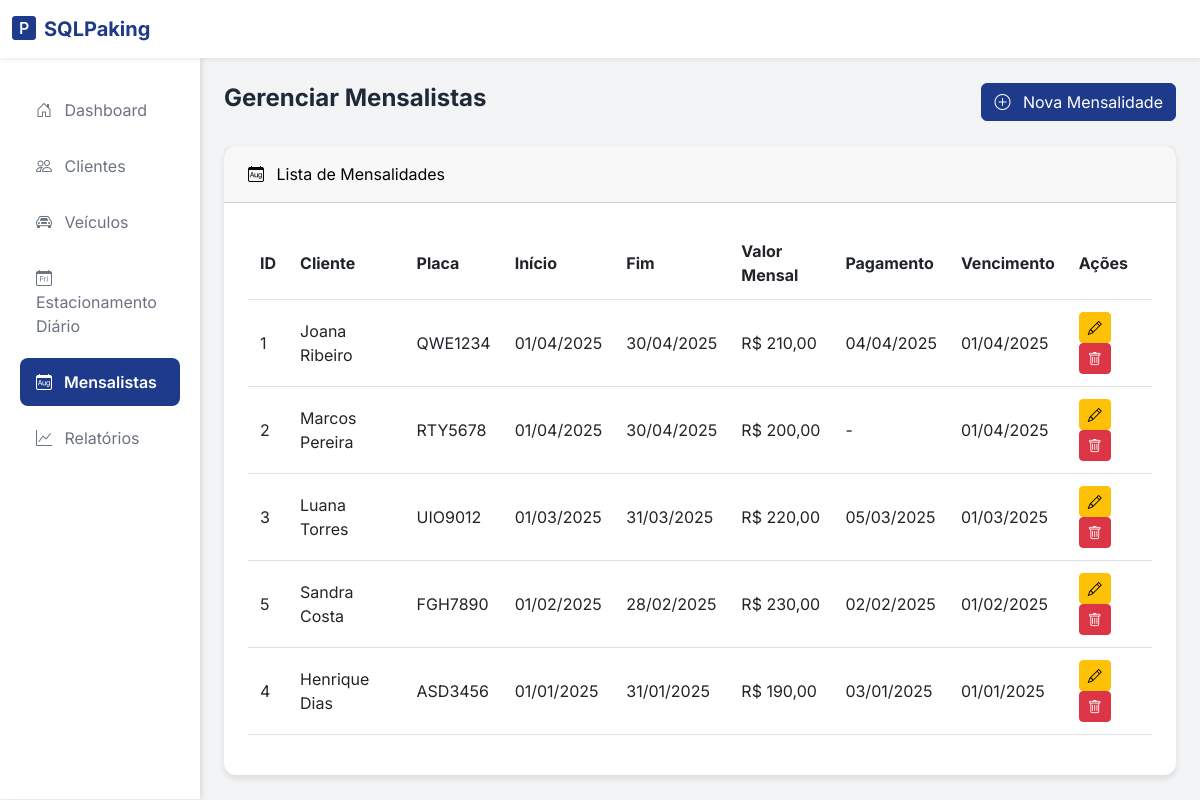
The app's page /mensalistas.php with its own data.
### tables this page shows
CREATE TABLE estacionamento_mensal (
    id_mensalidade BIGINT PRIMARY key AUTO_INCREMENT,
    id_veiculo BIGINT,
    inicio_periodo DATETIME NOT NULL,
    fim_periodo DATETIME NOT NULL,
    valor_mensal DECIMAL(10,2) NOT NULL,
    data_pagamento DATETIME,
    vencimento DATETIME,
    FOREIGN KEY (id_veiculo) REFERENCES veiculo(id_veiculo)
);

CREATE TABLE cliente (
    id_cliente BIGINT AUTO_INCREMENT PRIMARY KEY,
    email VARCHAR(50) NOT NULL,
    nome_completo VARCHAR(100) NOT NULL,
    telefone VARCHAR(15) NOT NULL,
    cpf VARCHAR(14) NOT NULL,
    senha VARCHAR(50) NOT NULL
);

CREATE TABLE veiculo (
    id_veiculo BIGINT AUTO_INCREMENT PRIMARY KEY,
    id_cliente BIGINT,
    placa VARCHAR(7) UNIQUE,
    modelo VARCHAR(50) NOT NULL,
    FOREIGN KEY (id_cliente) REFERENCES cliente(id_cliente)
);

### mensalistas.php (the view, shortened to what this page needs)
<?php
require_once "conexao.php";
$sql = "SELECT em.*, v.placa, c.nome_completo
        FROM estacionamento_mensal em
        JOIN veiculo v ON em.id_veiculo = v.id_veiculo
        JOIN cliente c ON v.id_cliente = c.id_cliente
        ORDER BY em.inicio_periodo DESC";
$result = $conn->query($sql);
?>
<!DOCTYPE html>
<html lang="pt-br">
<head>
    <link href="https://cdn.jsdelivr.net/npm/tailwindcss@2.2.19/dist/tailwind.min.css" rel="stylesheet">
    <link href="https://cdn.jsdelivr.net/npm/bootstrap@5.3.0-alpha1/dist/css/bootstrap.min.css" rel="stylesheet">
    <link rel="stylesheet" href="https://cdn.jsdelivr.net/npm/bootstrap-icons@1.10.0/font/bootstrap-icons.css">
</head>
<body>
    <nav class="navbar navbar-expand-lg bg-white shadow-sm">
        <div class="container-fluid">
            <a class="navbar-brand flex items-center space-x-2" href="index.php">
                <i class="bi bi-p-square-fill text-2xl text-blue-900"></i>
                <span class="text-xl font-bold text-blue-900">SQLPaking</span>
            </a>
        </div>
    </nav>
    <div class="container-fluid">
        <div class="row">
            <div class="col-md-3 col-lg-2 sidebar">
                <div class="pt-4">
                    <ul class="nav flex-column">
                        <li class="nav-item">
                            <a class="nav-link" href="index.php">
                                <i class="bi bi-house-door mr-2"></i> Dashboard
                            </a>
                        </li>
                        <li class="nav-item">
                            <a class="nav-link" href="clientes.php">
                                <i class="bi bi-people mr-2"></i> Clientes
                            </a>
                        </li>
                        <li class="nav-item">
                            <a class="nav-link" href="veiculos.php">
                                <i class="bi bi-car-front mr-2"></i> Veículos
                            </a>
                        </li>
                        <li class="nav-item">
                            <a class="nav-link" href="estacionamento_diario.php">
                                <i class="bi bi-calendar-day mr-2"></i> Estacionamento Diário
                            </a>
                        </li>
                        <li class="nav-item">
                            <a class="nav-link active" href="mensalistas.php">
                                <i class="bi bi-calendar-month mr-2"></i> Mensalistas
                            </a>
                        </li>
                        <li class="nav-item">
                            <a class="nav-link" href="relatorios.php">
                                <i class="bi bi-graph-up mr-2"></i> Relatórios
                            </a>
                        </li>
                    </ul>
                </div>
            </div>
            <main class="col-md-9 ms-sm-auto col-lg-10 px-4 py-6">
                <div class="flex justify-between items-center mb-6">
                    <h1 class="text-2xl font-bold text-gray-800">Gerenciar Mensalistas</h1>
                    <button type="button" class="btn btn-primary" data-bs-toggle="modal" data-bs-target="#modalMensalidade">
                        <i class="bi bi-plus-circle mr-2"></i> Nova Mensalidade
                    </button>
                </div>
                <div class="card bg-white">
                    <div class="card-header bg-blue-900 text-black rounded-t-lg py-3 px-4">
                        <i class="bi bi-calendar-month mr-2"></i> Lista de Mensalidades
                    </div>
                    <div class="card-body p-4">
                        <div class="table-responsive">
                            <table class="table table-hover">
                                <thead>
                                    <tr>
                                        <th class="text-gray-600">ID</th>
                                        <th class="text-gray-600">Cliente</th>
                                        <th class="text-gray-600">Placa</th>
                                        <th class="text-gray-600">Início</th>
                                        <th class="text-gray-600">Fim</th>
                                        <th class="text-gray-600">Valor Mensal</th>
                                        <th class="text-gray-600">Pagamento</th>
                                        <th class="text-gray-600">Vencimento</th>
                                        <th class="text-gray-600">Ações</th>
                                    </tr>
                                </thead>
                                <tbody>
                                    <?php
                                    if ($result->num_rows > 0) {
                                        while($row = $result->fetch_assoc()) {
                                            echo "<tr>";
                                            echo "<td>" . $row["id_mensalidade"] . "</td>";
                                            echo "<td>" . $row["nome_completo"] . "</td>";
                                            echo "<td>" . $row["placa"] . "</td>";
                                            echo "<td>" . date('d/m/Y', strtotime($row["inicio_periodo"])) . "</td>";
                                            echo "<td>" . date('d/m/Y', strtotime($row["fim_periodo"])) . "</td>";
                                            echo "<td>R$ " . number_format($row["valor_mensal"], 2, ',', '.') . "</td>";
                                            echo "<td>" . ($row["data_pagamento"] ? date('d/m/Y', strtotime($row["data_pagamento"])) : '-') . "</td>";
                                            echo "<td>" . date('d/m/Y', strtotime($row["vencimento"])) . "</td>";
                                            echo "<td>
                                                    <a href='mensalistas.php?edit=" . $row["id_mensalidade"] . "' class='btn btn-sm btn-warning mr-1'><i class='bi bi-pencil'></i></a>
                                                    <a href='mensalistas.php?delete=" . $row["id_mensalidade"] . "' class='btn btn-sm btn-danger' onclick='return confirm(\"Confirma exclusão?\")'><i class='bi bi-trash'></i></a>
                                                  </td>";
                                            echo "</tr>";
                                        }
                                    } else {
                                        echo "<tr><td colspan='9' class='text-center text-gray-500'>Nenhuma mensalidade cadastrada</td></tr>";
                                    }
                                    ?>
                                </tbody>
                            </table>
                        </div>
                    </div>
                </div>
            </main>
        </div>
    </div>
</body>
</html>

### mensalistas.php (style rules this page uses)
body { font-family: 'Inter', sans-serif; background-color: #F3F4F6; }
.sidebar { min-height: calc(100vh - 64px); background-color: #FFFFFF; box-shadow: 2px 0 5px rgba(0, 0, 0, 0.1); transition: all 0.3s; }
.sidebar .nav-link { color: #6B7280; padding: 12px 16px; border-radius: 8px; margin: 4px 8px; transition: all 0.2s; }
.sidebar .nav-link.active { background-color: #1E3A8A; color: #FFFFFF; font-weight: 600; }
.card { border: none; border-radius: 12px; box-shadow: 0 4px 6px rgba(0, 0, 0, 0.1); transition: transform 0.2s; }
.btn-primary { background-color: #1E3A8A; border-color: #1E3A8A; transition: all 0.2s; }
.btn-warning, .btn-danger { transition: all 0.2s; }
.table th, .table td { padding: 12px; vertical-align: middle; }

### records on screen
estacionamento_mensal: id_mensalidade "1", cliente.nome_completo "Joana Ribeiro", id_veiculo.placa "QWE1234", inicio_periodo "01/04/2025", fim_periodo "30/04/2025", valor_mensal "210,00", data_pagamento "04/04/2025", vencimento "01/04/2025"
estacionamento_mensal: id_mensalidade "2", cliente.nome_completo "Marcos Pereira", id_veiculo.placa "RTY5678", inicio_periodo "01/04/2025", fim_periodo "30/04/2025", valor_mensal "200,00", vencimento "01/04/2025"
estacionamento_mensal: id_mensalidade "3", cliente.nome_completo "Luana Torres", id_veiculo.placa "UIO9012", inicio_periodo "01/03/2025", fim_periodo "31/03/2025", valor_mensal "220,00", data_pagamento "05/03/2025", vencimento "01/03/2025"
estacionamento_mensal: id_mensalidade "5", cliente.nome_completo "Sandra Costa", id_veiculo.placa "FGH7890", inicio_periodo "01/02/2025", fim_periodo "28/02/2025", valor_mensal "230,00", data_pagamento "02/02/2025", vencimento "01/02/2025"
estacionamento_mensal: id_mensalidade "4", cliente.nome_completo "Henrique Dias", id_veiculo.placa "ASD3456", inicio_periodo "01/01/2025", fim_periodo "31/01/2025", valor_mensal "190,00", data_pagamento "03/01/2025", vencimento "01/01/2025"
